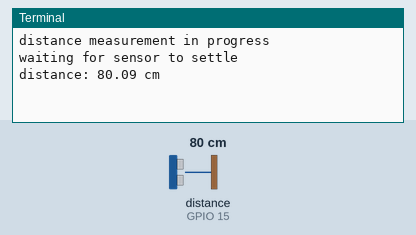
A program run on a simulated Raspberry Pi (BCM pin numbers). On the bench: the last lines printed to the terminal. The inputs (shaded band) are chosen by the test bench; at power-on: distance to the obstacle (sensor on GPIO 15) 80 cm. The echo pulse lasts 58.3 µs per cm; the clock reads 2024-03-15 10:24:30 at power-on unless the program sets it.

Above: at 1.2 s.
1.3 s: distance to the obstacle (sensor on GPIO 15) set to 2 cm
At 2.36 s:
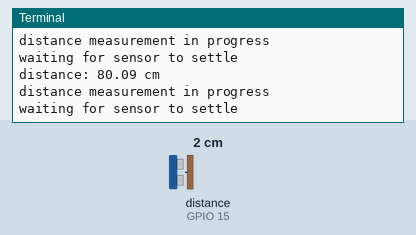
4.3 s: distance to the obstacle (sensor on GPIO 15) set to 4 cm
At 5.9 s:
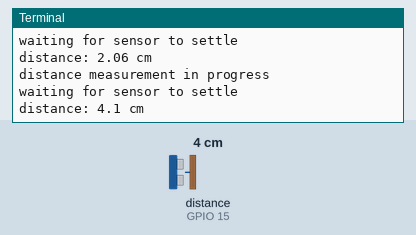
Timing chart, 0 to 7.4 s (numbered marks = the images above; inputs shaded):
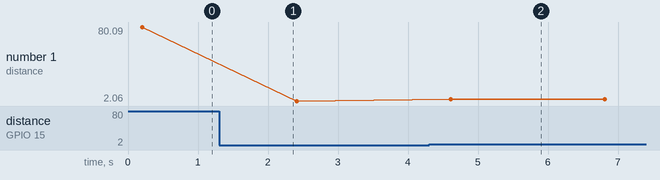

The program:

14_Ultrasonic.py
```python
import RPi.GPIO as GPIO
import time
TRIG=14
ECHO=15
GPIO.setmode(GPIO.BCM)
while True:
    print"distance measurement in progress"
    GPIO.setup(TRIG,GPIO.OUT)
    GPIO.setup(ECHO,GPIO.IN)
    GPIO.output(TRIG,False)
    print"waiting for sensor to settle"
    time.sleep(0.2)
    GPIO.output(TRIG,True)
    time.sleep(0.00001)
    GPIO.output(TRIG,False)
    while GPIO.input(ECHO)==0:
        pulse_start=time.time()
    while GPIO.input(ECHO)==1:
        pulse_end=time.time()
    pulse_duration=pulse_end-pulse_start
    distance=pulse_duration*17150
    distance=round(distance,2)
    print"distance:",distance,"cm"
    time.sleep(2)
```

Measured:
- after the input at 4.3 s, the terminal: prints a new line after 0.31 s (image 2)
- plotted number 1: 80.09 → 2.06 after the input at 1.3 s, 2.06 → 4.1 after the input at 4.3 s
